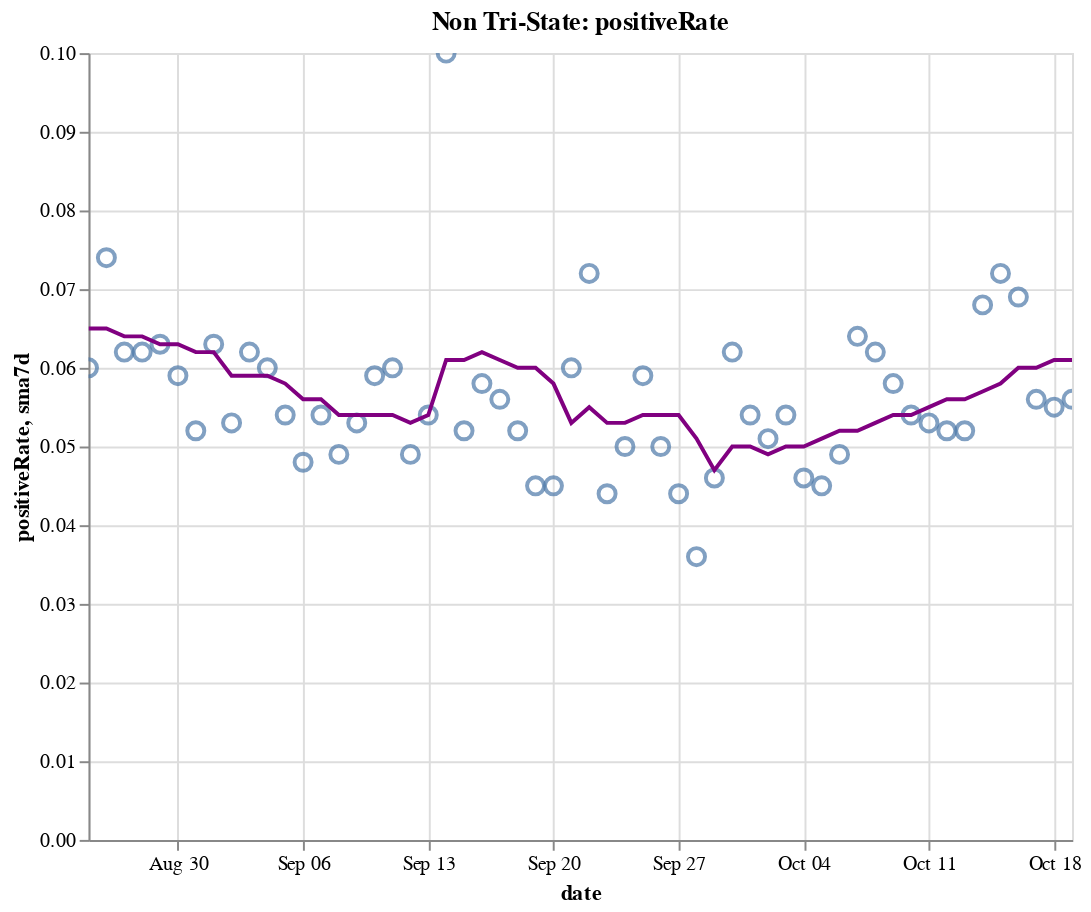

The notebook cell saved with this chart:
### Code cell
create_plot(non_tristate, 'positiveRate')

### Figure 1 — Vega-Lite specification as saved in the notebook (floating-point values rounded to 4 significant figures)
{"config": {"view": {"continuousWidth": 400, "continuousHeight": 300}}, "layer": [{"layer": [{"mark": {"type": "point", "size": 75}, "encoding": {"tooltip": [{"type": "temporal", "field": "date"}, {"type": "quantitative", "field": "positiveRate"}, {"type": "quantitative", "field": "sma7d"}], "x": {"type": "temporal", "field": "date"}, "y": {"type": "quantitative", "field": "positiveRate"}}, "selection": {"selector016": {"type": "interval", "bind": "scales", "encodings": ["x", "y"]}}}, {"mark": {"type": "line", "color": "purple"}, "encoding": {"x": {"type": "temporal", "field": "date"}, "y": {"type": "quantitative", "field": "sma7d"}}}]}, {"mark": {"type": "rule", "color": "#aaa"}, "encoding": {"x": {"type": "temporal", "field": "date"}}, "transform": [{"filter": {"selection": "selector015"}}]}, {"mark": "circle", "encoding": {"opacity": {"condition": {"value": 1, "selection": "selector015"}, "value": 0}, "tooltip": [{"type": "temporal", "field": "date"}, {"type": "quantitative", "field": "positiveRate"}, {"type": "quantitative", "field": "sma7d"}], "x": {"type": "temporal", "field": "date"}, "y": {"type": "quantitative", "field": "positiveRate"}}, "selection": {"selector015": {"type": "single", "encodings": ["x"], "on": "mouseover", "nearest": true, "empty": "none"}}}, {"mark": {"type": "text", "align": "left", "dx": 5, "dy": -5, "stroke": "white", "strokeWidth": 2}, "encoding": {"text": {"type": "quantitative", "field": "positiveRate"}, "tooltip": [{"type": "temporal", "field": "date"}, {"type": "quantitative", "field": "positiveRate"}, {"type": "quantitative", "field": "sma7d"}], "x": {"type": "temporal", "field": "date"}, "y": {"type": "quantitative", "field": "positiveRate"}}, "transform": [{"filter": {"selection": "selector015"}}]}, {"mark": {"type": "text", "align": "left", "dx": 5, "dy": -5}, "encoding": {"text": {"type": "quantitative", "field": "positiveRate"}, "tooltip": [{"type": "temporal", "field": "date"}, {"type": "quantitative", "field": "positiveRate"}, {"type": "quantitative", "field": "sma7d"}], "x": {"type": "temporal", "field": "date"}, "y": {"type": "quantitative", "field": "positiveRate"}}, "transform": [{"filter": {"selection": "selector015"}}]}], "data": {"name": "data-a320850fd5f3c04d3e630282a91de5d3"}, "height": 400, "title": "Non Tri-State: positiveRate", "width": 500, "$schema": "https://vega.github.io/schema/vega-lite/v4.8.1.json", "datasets": {"data-a320850fd5f3c04d3e630282a91de5d3": [{"date": "2020-08-25T00:00:00", "totalTestResultsIncrease": 594000.0, "positiveIncrease": 35420.0, "death": 124600.0, "deathIncrease": 1138.0, "positiveRate": 0.06, "state": "Non Tri-State", "sma7d": 0.065}, {"date": "2020-08-26T00:00:00", "totalTestResultsIncrease": 584800.0, "positiveIncrease": 43020.0, "death": 125900.0, "deathIncrease": 1280.0, "positiveRate": 0.074, "state": "Non Tri-State", "sma7d": 0.065}, {"date": "2020-08-27T00:00:00", "totalTestResultsIncrease": 688500.0, "positiveIncrease": 42760.0, "death": 127000.0, "deathIncrease": 1116.0, "positiveRate": 0.062, "state": "Non Tri-State", "sma7d": 0.064}, {"date": "2020-08-28T00:00:00", "totalTestResultsIncrease": 735400.0, "positiveIncrease": 45410.0, "death": 128000.0, "deathIncrease": 1011.0, "positiveRate": 0.062, "state": "Non Tri-State", "sma7d": 0.064}, {"date": "2020-08-29T00:00:00", "totalTestResultsIncrease": 688600.0, "positiveIncrease": 43520.0, "death": 129100.0, "deathIncrease": 1005.0, "positiveRate": 0.063, "state": "Non Tri-State", "sma7d": 0.063}, {"date": "2020-08-30T00:00:00", "totalTestResultsIncrease": 658200.0, "positiveIncrease": 38510.0, "death": 129500.0, "deathIncrease": 463.0, "positiveRate": 0.059, "state": "Non Tri-State", "sma7d": 0.063}, {"date": "2020-08-31T00:00:00", "totalTestResultsIncrease": 576300.0, "positiveIncrease": 30020.0, "death": 129900.0, "deathIncrease": 357.0, "positiveRate": 0.052, "state": "Non Tri-State", "sma7d": 0.062}, {"date": "2020-09-01T00:00:00", "totalTestResultsIncrease": 658500.0, "positiveIncrease": 41220.0, "death": 130900.0, "deathIncrease": 1018.0, "positiveRate": 0.063, "state": "Non Tri-State", "sma7d": 0.062}, {"date": "2020-09-02T00:00:00", "totalTestResultsIncrease": 560700.0, "positiveIncrease": 29490.0, "death": 131900.0, "deathIncrease": 1015.0, "positiveRate": 0.053, "state": "Non Tri-State", "sma7d": 0.059}, {"date": "2020-09-03T00:00:00", "totalTestResultsIncrease": 698100.0, "positiveIncrease": 43350.0, "death": 133000.0, "deathIncrease": 1055.0, "positiveRate": 0.062, "state": "Non Tri-State", "sma7d": 0.059}, {"date": "2020-09-04T00:00:00", "totalTestResultsIncrease": 831700.0, "positiveIncrease": 50120.0, "death": 133900.0, "deathIncrease": 986.0, "positiveRate": 0.06, "state": "Non Tri-State", "sma7d": 0.059}, {"date": "2020-09-05T00:00:00", "totalTestResultsIncrease": 808100.0, "positiveIncrease": 43780.0, "death": 134900.0, "deathIncrease": 909.0, "positiveRate": 0.054, "state": "Non Tri-State", "sma7d": 0.058}, {"date": "2020-09-06T00:00:00", "totalTestResultsIncrease": 666900.0, "positiveIncrease": 32080.0, "death": 135300.0, "deathIncrease": 436.0, "positiveRate": 0.048, "state": "Non Tri-State", "sma7d": 0.056}, {"date": "2020-09-07T00:00:00", "totalTestResultsIncrease": 515000.0, "positiveIncrease": 27830.0, "death": 135500.0, "deathIncrease": 221.0, "positiveRate": 0.054, "state": "Non Tri-State", "sma7d": 0.056}, {"date": "2020-09-08T00:00:00", "totalTestResultsIncrease": 428800.0, "positiveIncrease": 20970.0, "death": 135900.0, "deathIncrease": 341.0, "positiveRate": 0.049, "state": "Non Tri-State", "sma7d": 0.054}, {"date": "2020-09-09T00:00:00", "totalTestResultsIncrease": 569500.0, "positiveIncrease": 30130.0, "death": 136900.0, "deathIncrease": 1073.0, "positiveRate": 0.053, "state": "Non Tri-State", "sma7d": 0.054}, {"date": "2020-09-10T00:00:00", "totalTestResultsIncrease": 614500.0, "positiveIncrease": 36180.0, "death": 138100.0, "deathIncrease": 1154.0, "positiveRate": 0.059, "state": "Non Tri-State", "sma7d": 0.054}, {"date": "2020-09-11T00:00:00", "totalTestResultsIncrease": 718600.0, "positiveIncrease": 43340.0, "death": 139100.0, "deathIncrease": 1002.0, "positiveRate": 0.06, "state": "Non Tri-State", "sma7d": 0.054}, {"date": "2020-09-12T00:00:00", "totalTestResultsIncrease": 826900.0, "positiveIncrease": 40790.0, "death": 139900.0, "deathIncrease": 804.0, "positiveRate": 0.049, "state": "Non Tri-State", "sma7d": 0.053}, {"date": "2020-09-13T00:00:00", "totalTestResultsIncrease": 620700.0, "positiveIncrease": 33430.0, "death": 140300.0, "deathIncrease": 379.0, "positiveRate": 0.054, "state": "Non Tri-State", "sma7d": 0.054}, {"date": "2020-09-14T00:00:00", "totalTestResultsIncrease": 323800.0, "positiveIncrease": 32380.0, "death": 140700.0, "deathIncrease": 391.0, "positiveRate": 0.1, "state": "Non Tri-State", "sma7d": 0.061}, {"date": "2020-09-15T00:00:00", "totalTestResultsIncrease": 653600.0, "positiveIncrease": 34110.0, "death": 141700.0, "deathIncrease": 1011.0, "positiveRate": 0.052, "state": "Non Tri-State", "sma7d": 0.061}, {"date": "2020-09-16T00:00:00", "totalTestResultsIncrease": 669100.0, "positiveIncrease": 38850.0, "death": 142900.0, "deathIncrease": 1184.0, "positiveRate": 0.058, "state": "Non Tri-State", "sma7d": 0.062}, {"date": "2020-09-17T00:00:00", "totalTestResultsIncrease": 749600.0, "positiveIncrease": 41870.0, "death": 143700.0, "deathIncrease": 856.0, "positiveRate": 0.056, "state": "Non Tri-State", "sma7d": 0.061}, {"date": "2020-09-18T00:00:00", "totalTestResultsIncrease": 889300.0, "positiveIncrease": 46070.0, "death": 144600.0, "deathIncrease": 883.0, "positiveRate": 0.052, "state": "Non Tri-State", "sma7d": 0.06}, {"date": "2020-09-19T00:00:00", "totalTestResultsIncrease": 989900.0, "positiveIncrease": 44120.0, "death": 145300.0, "deathIncrease": 735.0, "positiveRate": 0.045, "state": "Non Tri-State", "sma7d": 0.06}, {"date": "2020-09-20T00:00:00", "totalTestResultsIncrease": 772100.0, "positiveIncrease": 34980.0, "death": 145600.0, "deathIncrease": 322.0, "positiveRate": 0.045, "state": "Non Tri-State", "sma7d": 0.058}, {"date": "2020-09-21T00:00:00", "totalTestResultsIncrease": 631800.0, "positiveIncrease": 38010.0, "death": 145900.0, "deathIncrease": 281.0, "positiveRate": 0.06, "state": "Non Tri-State", "sma7d": 0.053}, {"date": "2020-09-22T00:00:00", "totalTestResultsIncrease": 672000.0, "positiveIncrease": 48120.0, "death": 146800.0, "deathIncrease": 842.0, "positiveRate": 0.072, "state": "Non Tri-State", "sma7d": 0.055}, {"date": "2020-09-23T00:00:00", "totalTestResultsIncrease": 856600.0, "positiveIncrease": 37340.0, "death": 147900.0, "deathIncrease": 1145.0, "positiveRate": 0.044, "state": "Non Tri-State", "sma7d": 0.053}, {"date": "2020-09-24T00:00:00", "totalTestResultsIncrease": 837200.0, "positiveIncrease": 42100.0, "death": 148800.0, "deathIncrease": 908.0, "positiveRate": 0.05, "state": "Non Tri-State", "sma7d": 0.053}, {"date": "2020-09-25T00:00:00", "totalTestResultsIncrease": 918900.0, "positiveIncrease": 53960.0, "death": 149700.0, "deathIncrease": 829.0, "positiveRate": 0.059, "state": "Non Tri-State", "sma7d": 0.054}, {"date": "2020-09-26T00:00:00", "totalTestResultsIncrease": 922800.0, "positiveIncrease": 46100.0, "death": 150500.0, "deathIncrease": 859.0, "positiveRate": 0.05, "state": "Non Tri-State", "sma7d": 0.054}, {"date": "2020-09-27T00:00:00", "totalTestResultsIncrease": 764200.0, "positiveIncrease": 33890.0, "death": 150800.0, "deathIncrease": 295.0, "positiveRate": 0.044, "state": "Non Tri-State", "sma7d": 0.054}, {"date": "2020-09-28T00:00:00", "totalTestResultsIncrease": 970300.0, "positiveIncrease": 34570.0, "death": 151100.0, "deathIncrease": 245.0, "positiveRate": 0.036, "state": "Non Tri-State", "sma7d": 0.051}, {"date": "2020-09-29T00:00:00", "totalTestResultsIncrease": 759100.0, "positiveIncrease": 35120.0, "death": 151800.0, "deathIncrease": 725.0, "positiveRate": 0.046, "state": "Non Tri-State", "sma7d": 0.047}, {"date": "2020-09-30T00:00:00", "totalTestResultsIncrease": 690200.0, "positiveIncrease": 42490.0, "death": 152800.0, "deathIncrease": 1040.0, "positiveRate": 0.062, "state": "Non Tri-State", "sma7d": 0.05}, {"date": "2020-10-01T00:00:00", "totalTestResultsIncrease": 812000.0, "positiveIncrease": 43510.0, "death": 153600.0, "deathIncrease": 832.0, "positiveRate": 0.054, "state": "Non Tri-State", "sma7d": 0.05}, {"date": "2020-10-02T00:00:00", "totalTestResultsIncrease": 913800.0, "positiveIncrease": 46640.0, "death": 154500.0, "deathIncrease": 822.0, "positiveRate": 0.051, "state": "Non Tri-State", "sma7d": 0.049}, {"date": "2020-10-03T00:00:00", "totalTestResultsIncrease": 898600.0, "positiveIncrease": 48690.0, "death": 155200.0, "deathIncrease": 729.0, "positiveRate": 0.054, "state": "Non Tri-State", "sma7d": 0.05}, {"date": "2020-10-04T00:00:00", "totalTestResultsIncrease": 802500.0, "positiveIncrease": 36590.0, "death": 155500.0, "deathIncrease": 348.0, "positiveRate": 0.046, "state": "Non Tri-State", "sma7d": 0.05}, {"date": "2020-10-05T00:00:00", "totalTestResultsIncrease": 796600.0, "positiveIncrease": 35870.0, "death": 155900.0, "deathIncrease": 312.0, "positiveRate": 0.045, "state": "Non Tri-State", "sma7d": 0.051}, {"date": "2020-10-06T00:00:00", "totalTestResultsIncrease": 745100.0, "positiveIncrease": 36520.0, "death": 156500.0, "deathIncrease": 612.0, "positiveRate": 0.049, "state": "Non Tri-State", "sma7d": 0.052}, {"date": "2020-10-07T00:00:00", "totalTestResultsIncrease": 761900.0, "positiveIncrease": 48610.0, "death": 157400.0, "deathIncrease": 901.0, "positiveRate": 0.064, "state": "Non Tri-State", "sma7d": 0.052}, {"date": "2020-10-08T00:00:00", "totalTestResultsIncrease": 842200.0, "positiveIncrease": 51830.0, "death": 158300.0, "deathIncrease": 963.0, "positiveRate": 0.062, "state": "Non Tri-State", "sma7d": 0.053}, {"date": "2020-10-09T00:00:00", "totalTestResultsIncrease": 934000.0, "positiveIncrease": 54310.0, "death": 159200.0, "deathIncrease": 880.0, "positiveRate": 0.058, "state": "Non Tri-State", "sma7d": 0.054}, {"date": "2020-10-10T00:00:00", "totalTestResultsIncrease": 1016000.0, "positiveIncrease": 55180.0, "death": 159900.0, "deathIncrease": 650.0, "positiveRate": 0.054, "state": "Non Tri-State", "sma7d": 0.054}, {"date": "2020-10-11T00:00:00", "totalTestResultsIncrease": 853000.0, "positiveIncrease": 45050.0, "death": 160300.0, "deathIncrease": 458.0, "positiveRate": 0.053, "state": "Non Tri-State", "sma7d": 0.055}, {"date": "2020-10-12T00:00:00", "totalTestResultsIncrease": 767900.0, "positiveIncrease": 40290.0, "death": 160600.0, "deathIncrease": 271.0, "positiveRate": 0.052, "state": "Non Tri-State", "sma7d": 0.056}, {"date": "2020-10-13T00:00:00", "totalTestResultsIncrease": 872600.0, "positiveIncrease": 45690.0, "death": 161300.0, "deathIncrease": 671.0, "positiveRate": 0.052, "state": "Non Tri-State", "sma7d": 0.056}, {"date": "2020-10-14T00:00:00", "totalTestResultsIncrease": 796700.0, "positiveIncrease": 54460.0, "death": 162100.0, "deathIncrease": 791.0, "positiveRate": 0.068, "state": "Non Tri-State", "sma7d": 0.057}, {"date": "2020-10-15T00:00:00", "totalTestResultsIncrease": 839300.0, "positiveIncrease": 60570.0, "death": 163000.0, "deathIncrease": 929.0, "positiveRate": 0.072, "state": "Non Tri-State", "sma7d": 0.058}, {"date": "2020-10-16T00:00:00", "totalTestResultsIncrease": 941400.0, "positiveIncrease": 64800.0, "death": 163800.0, "deathIncrease": 860.0, "positiveRate": 0.069, "state": "Non Tri-State", "sma7d": 0.06}, {"date": "2020-10-17T00:00:00", "totalTestResultsIncrease": 994600.0, "positiveIncrease": 55220.0, "death": 164600.0, "deathIncrease": 769.0, "positiveRate": 0.056, "state": "Non Tri-State", "sma7d": 0.06}, {"date": "2020-10-18T00:00:00", "totalTestResultsIncrease": 846900.0, "positiveIncrease": 46260.0, "death": 165000.0, "deathIncrease": 379.0, "positiveRate": 0.055, "state": "Non Tri-State", "sma7d": 0.061}, {"date": "2020-10-19T00:00:00", "totalTestResultsIncrease": 967200.0, "positiveIncrease": 53770.0, "death": 165400.0, "deathIncrease": 426.0, "positiveRate": 0.056, "state": "Non Tri-State", "sma7d": 0.061}]}}
